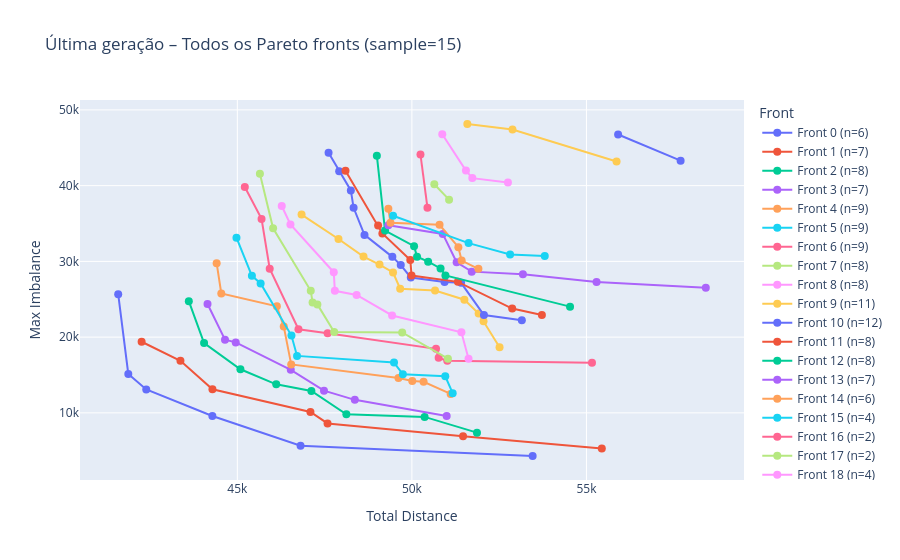

Notebook cell for this chart:
### Code cell
plot_all_fronts(out, n_samples=15)

### Figure 1 — Plotly figure (JSON) as saved in the notebook; plotly's stock layout.template omitted (floating-point values rounded to 4 significant figures)
{"data": [{"line": {"width": 2}, "marker": {"size": 8}, "mode": "markers+lines", "name": "Front 0 (n=6)", "type": "scatter", "x": [41587, 41876, 42391, 44284, 46811, 53459], "y": [25676, 15136, 13096, 9580, 5663, 4305]}, {"line": {"width": 2}, "marker": {"size": 8}, "mode": "markers+lines", "name": "Front 1 (n=7)", "type": "scatter", "x": [42258, 43370, 44287, 47094, 47584, 51466, 55440], "y": [19387, 16882, 13121, 10115, 8608, 6914, 5285]}, {"line": {"width": 2}, "marker": {"size": 8}, "mode": "markers+lines", "name": "Front 2 (n=8)", "type": "scatter", "x": [43610, 44047, 45088, 46114, 47121, 48123, 50364, 51864], "y": [24747, 19218, 15757, 13765, 12890, 9812, 9467, 7388]}, {"line": {"width": 2}, "marker": {"size": 8}, "mode": "markers+lines", "name": "Front 3 (n=7)", "type": "scatter", "x": [44146, 44646, 44954, 46530, 47482, 48365, 50996], "y": [24382, 19654, 19304, 15685, 12934, 11718, 9582]}, {"line": {"width": 2}, "marker": {"size": 8}, "mode": "markers+lines", "name": "Front 4 (n=9)", "type": "scatter", "x": [44407, 44540, 46132, 46329, 46543, 49616, 50011, 50335, 51110], "y": [29760, 25776, 24078, 21416, 16395, 14608, 14198, 14096, 12502]}, {"line": {"width": 2}, "marker": {"size": 8}, "mode": "markers+lines", "name": "Front 5 (n=9)", "type": "scatter", "x": [44975, 45417, 45667, 46550, 46710, 49488, 49741, 50956, 51168], "y": [33135, 28093, 27093, 20207, 17520, 16638, 15099, 14827, 12605]}, {"line": {"width": 2}, "marker": {"size": 8}, "mode": "markers+lines", "name": "Front 6 (n=9)", "type": "scatter", "x": [45214, 45693, 45927, 46751, 47586, 50691, 50766, 51014, 55159], "y": [39831, 35610, 29036, 21042, 20505, 18457, 17263, 16875, 16619]}, {"line": {"width": 2}, "marker": {"size": 8}, "mode": "markers+lines", "name": "Front 7 (n=8)", "type": "scatter", "x": [45646, 46024, 47103, 47155, 47293, 47774, 49722, 51032], "y": [41562, 34370, 26110, 24580, 24321, 20663, 20620, 17146]}, {"line": {"width": 2}, "marker": {"size": 8}, "mode": "markers+lines", "name": "Front 8 (n=8)", "type": "scatter", "x": [46272, 46521, 47762, 47793, 48417, 49433, 51418, 51623], "y": [37317, 34872, 28570, 26110, 25565, 22856, 20638, 17151]}, {"line": {"width": 2}, "marker": {"size": 8}, "mode": "markers+lines", "name": "Front 9 (n=11)", "type": "scatter", "x": [46840, 47897, 48614, 49072, 49460, 49664, 50663, 51504, 51912, 52052, 52511], "y": [36184, 32950, 30635, 29574, 28534, 26390, 26164, 24935, 23117, 22087, 18662]}, {"line": {"width": 2}, "marker": {"size": 8}, "mode": "markers+lines", "name": "Front 10 (n=12)", "type": "scatter", "x": [47613, 47917, 48251, 48330, 48642, 49440, 49681, 49969, 50935, 51409, 52064, 53149], "y": [44330, 41890, 39373, 37073, 33497, 30600, 29515, 27878, 27282, 27169, 22909, 22214]}, {"line": {"width": 2}, "marker": {"size": 8}, "mode": "markers+lines", "name": "Front 11 (n=8)", "type": "scatter", "x": [48098, 49032, 49154, 49955, 49990, 51318, 52873, 53724], "y": [41954, 34739, 33693, 30186, 28129, 27296, 23767, 22927]}, {"line": {"width": 2}, "marker": {"size": 8}, "mode": "markers+lines", "name": "Front 12 (n=8)", "type": "scatter", "x": [48996, 49231, 50062, 50148, 50466, 50821, 50961, 54530], "y": [43957, 34076, 32007, 30612, 29966, 29067, 28148, 24026]}, {"line": {"width": 2}, "marker": {"size": 8}, "mode": "markers+lines", "name": "Front 13 (n=7)", "type": "scatter", "x": [49326, 50884, 51282, 51713, 53180, 55290, 58419], "y": [34778, 33628, 29882, 28647, 28305, 27282, 26508]}, {"line": {"width": 2}, "marker": {"size": 8}, "mode": "markers+lines", "name": "Front 14 (n=6)", "type": "scatter", "x": [49326, 49387, 50792, 51331, 51425, 51905], "y": [36933, 35111, 34826, 31877, 30105, 29017]}, {"line": {"width": 2}, "marker": {"size": 8}, "mode": "markers+lines", "name": "Front 15 (n=4)", "type": "scatter", "x": [49461, 51624, 52813, 53806], "y": [36019, 32413, 30907, 30699]}, {"line": {"width": 2}, "marker": {"size": 8}, "mode": "markers+lines", "name": "Front 16 (n=2)", "type": "scatter", "x": [50246, 50446], "y": [44105, 37094]}, {"line": {"width": 2}, "marker": {"size": 8}, "mode": "markers+lines", "name": "Front 17 (n=2)", "type": "scatter", "x": [50642, 51065], "y": [40180, 38148]}, {"line": {"width": 2}, "marker": {"size": 8}, "mode": "markers+lines", "name": "Front 18 (n=4)", "type": "scatter", "x": [50870, 51548, 51731, 52751], "y": [46785, 41992, 40994, 40413]}, {"line": {"width": 2}, "marker": {"size": 8}, "mode": "markers+lines", "name": "Front 19 (n=3)", "type": "scatter", "x": [51588, 52881, 55863], "y": [48139, 47404, 43189]}, {"line": {"width": 2}, "marker": {"size": 8}, "mode": "markers+lines", "name": "Front 20 (n=2)", "type": "scatter", "x": [55907, 57697], "y": [46751, 43296]}], "layout": {"legend": {"title": {"text": "Front"}}, "title": {"text": "Última geração – Todos os Pareto fronts (sample=15)"}, "xaxis": {"title": {"text": "Total Distance"}}, "yaxis": {"title": {"text": "Max Imbalance"}}}}
